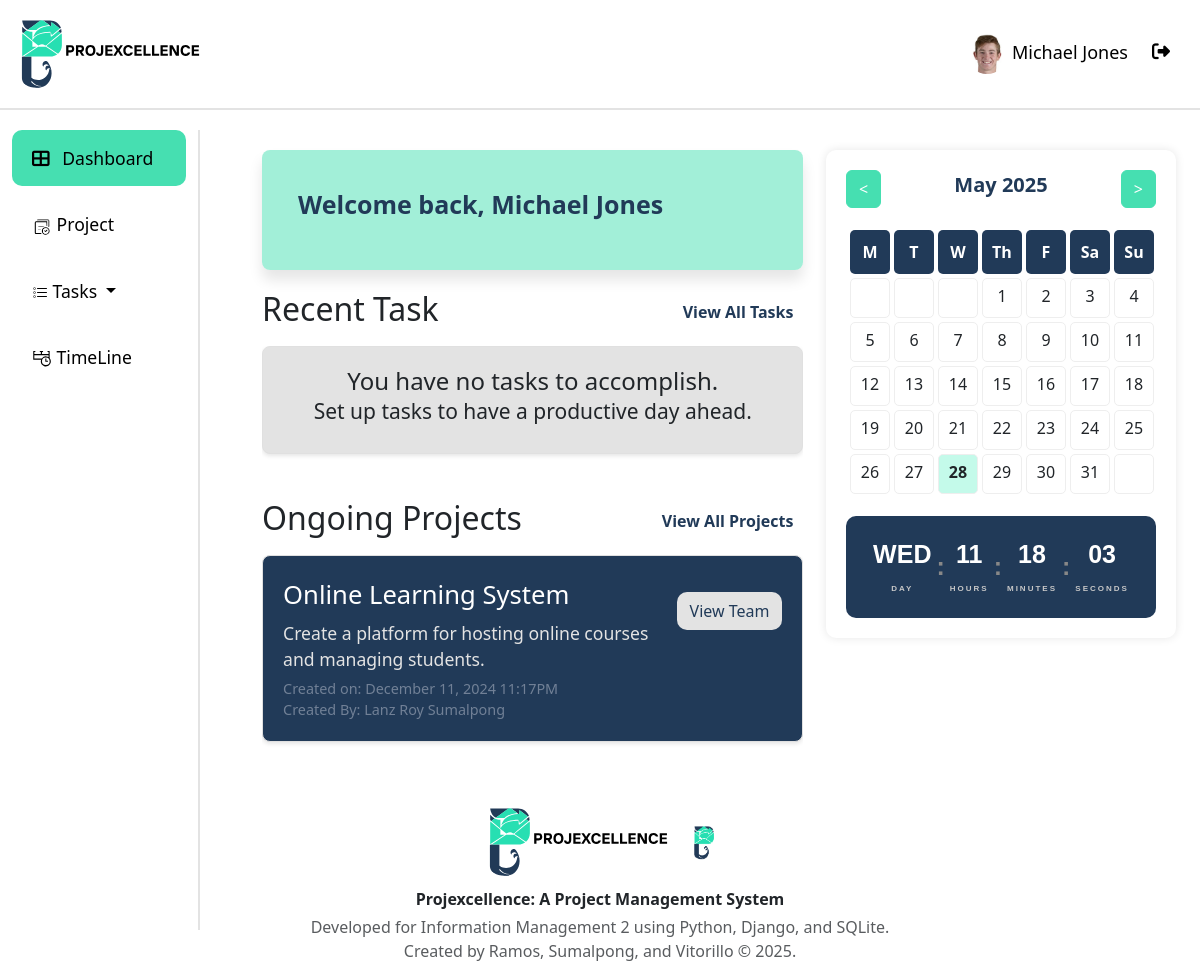
The app's page /dashboard/ (signed in), older data.
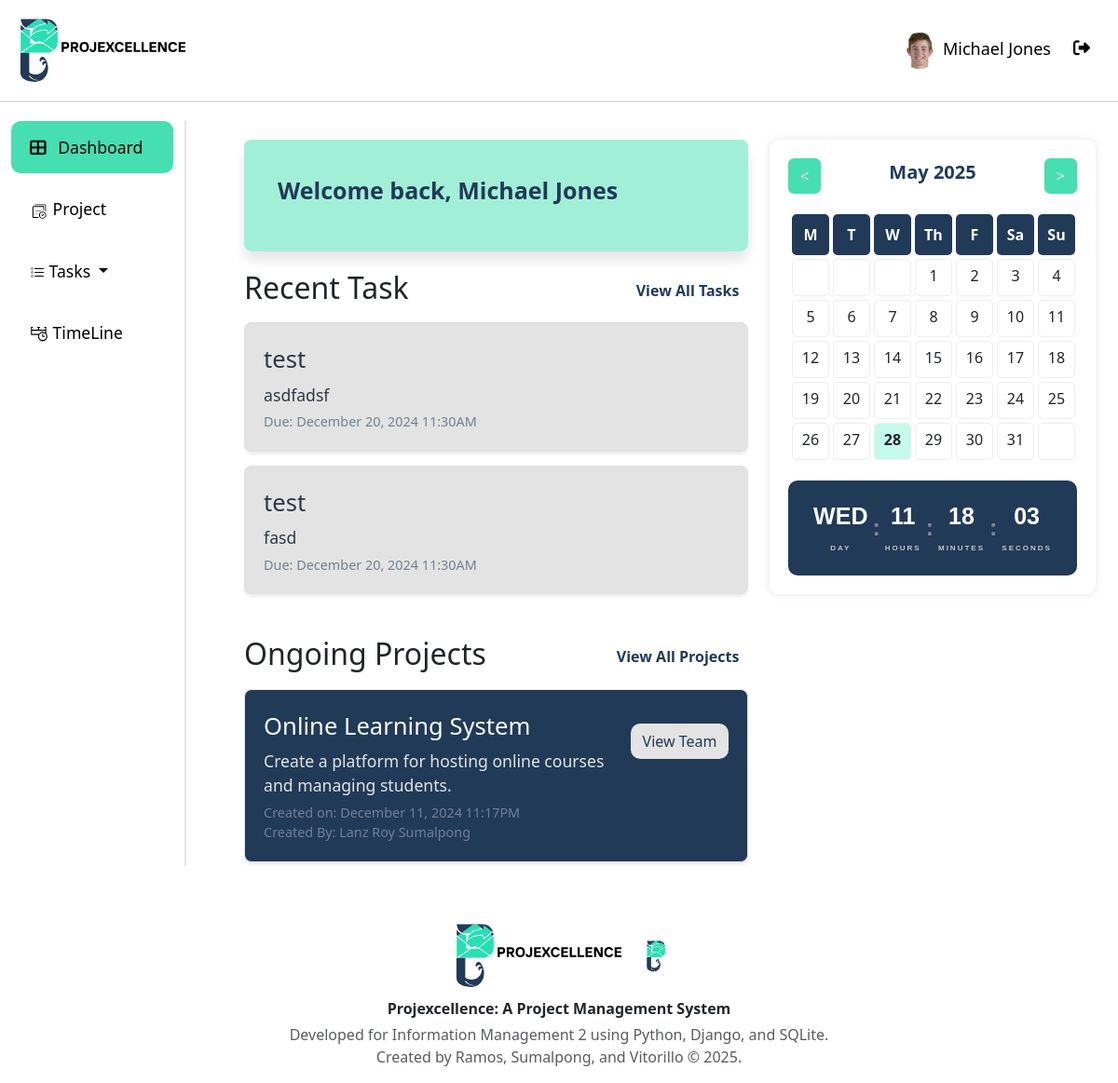
The same page, newer data.
### api/models.py (models this page shows, shortened)
class Project(models.Model):
    project_name = models.CharField(max_length=50)
    description = models.TextField()
    created_by = models.ForeignKey(User, on_delete=models.CASCADE)
    date_created = models.DateTimeField(auto_now_add=True)

class User(AbstractUser):
    username = None  # Remove the username field entirely
    email = models.EmailField(_("email address"), unique=True)
    phone_regex = RegexValidator(
        regex=r"^\+?1?\d{9,15}$",
        message="Phone number must be entered in the format: '+999999999'. Up to 15 digits allowed.",
    )
    isLogout = models.BooleanField(default=True)
    logoutTime = models.DateTimeField(default=timezone.now)
    phone_number = models.CharField(validators=[phone_regex], max_length=17, blank=True)
    profile_path = models.ImageField(null=True, blank=True,upload_to='profile/' )
    groups = models.ManyToManyField(
        "auth.Group",
        verbose_name=_("groups"),
        blank=True,
        related_name="custom_user_set",
        related_query_name="custom_user",
    )
    user_permissions = models.ManyToManyField(
        "auth.Permission",
        verbose_name=_("user permissions"),
        blank=True,
        related_name="custom_user_set",
        related_query_name="custom_user",
    )
    objects = UserManager()
    USERNAME_FIELD = "email"
    REQUIRED_FIELDS = ["first_name", "last_name", "password"]

class Task(models.Model):
    STATUS_CHOICES = [
        ("On-going", "On-going"),
        ("Pending", "Pending"),
        ("Done", "Done"),
    ]
    project_id = models.ForeignKey(Project, on_delete=models.CASCADE)
    task_name = models.CharField(max_length=50)
    description = models.TextField()
    assigned_to = models.ForeignKey( User, on_delete=models.CASCADE, related_name="assigned_tasks" )
    created_by = models.ForeignKey(User, on_delete=models.CASCADE, related_name="created_tasks")
    status = models.CharField(max_length=10, choices=STATUS_CHOICES, default="Pending")
    due_date = models.DateTimeField(default=timezone.now)
    completed = models.BooleanField(default=False)
    isAccepted = models.BooleanField(default=False)
    date_started = models.DateTimeField(null=True, blank=True, default=None)
    created_at = models.DateTimeField(auto_now_add=True)
    updated_at = models.DateTimeField(auto_now=True)

### api/Views/views.py (the view)
# urls.py: path("dashboard/", views.dashboard_view, name="dashboard"),
@login_required
def dashboard_view(request):
    projects = Project.objects.filter(models.Q(created_by=request.user) | models.Q(teammembership__user=request.user)).distinct().order_by("date_created")
    tasks = Task.objects.filter(assigned_to=request.user).order_by("due_date")
    paginator = Paginator(tasks, 2)
    page_number = request.GET.get('page')
    page_obj_task = paginator.get_page(page_number)
    paginator = Paginator(projects, 2)
    page_number = request.GET.get('page')
    page_obj_projects = paginator.get_page(page_number)
    tasks = Task.objects.filter(assigned_to=request.user).order_by("due_date")
    print(f"Number of tasks found: {tasks.count()}")  # Debug print
    current_date = datetime.now(local_timezone)
    year = int(request.GET.get('year', current_date.year))
    month = int(request.GET.get('month', current_date.month))
    current_day = current_date.day
    current_month = current_date.month
    cal = Calendar(firstweekday=0)
    calendar_data = []
    month_days = cal.monthdays2calendar(year, month)
    print(current_date)
    for week in month_days:
        processed_week = []
        for day, weekday in week:
            if day == 0:
                if len(processed_week) == 0:
                    processed_week.append((day, 'prev-month'))
                else:
                    processed_week.append((day, 'next-month'))
            else:
                processed_week.append((day, 'current-month'))
        calendar_data.append(processed_week)
    tasks_by_date = {}
    for task in tasks:
        if task.status != 'Done':
            date_key = (
                (task.due_date + timedelta(days=1)).strftime('%Y-%m-%d')
                if task.due_date
                else 'No Due Date'
            )
            if date_key not in tasks_by_date:
                tasks_by_date[date_key] = []
            tasks_by_date[date_key].append(task)
    for date_key, task_list in tasks_by_date.items():
        print(f"Date: {date_key}, Tasks: {[task.task_name for task in task_list]}")
    context = {
        "projects": page_obj_projects,
        "tasks":page_obj_task,
        'year': year,
        'month': month,
        'month_name': month_name[month],
        'current_day': current_day,
        'current_month': current_month,
        'calendar_data': calendar_data,
        'tasks_by_date': tasks_by_date,
    }
    return render(request, 'dashboard.html', context)

### api/templatetags/custom_filters.py (called while the page is built)
@register.filter
def get_item(dictionary, key):
    return dictionary.get(key)

### api/templates/dashboard.html (shortened to what the changed rows need)
{% extends "base.html" %}
{% load static %}
{% block extra_css %}
{% load crispy_forms_tags %}
{% load custom_filters %}
{% endblock extra_css %}
{% block content %}
    <div class="page_Container">
        <div class="dashboard">
            <div class="task-lists">
                    <div class="rt-header">
                        <h2>Recent Task</h2>
                    </div>
                <div id="tasks-list">
                    {% for task in tasks %}
                    <div class="task-item {% if task.completed %}completed{% endif %}">
                        <div class="d-flex align-items-center" onclick="goToTaskDetails(event, '{% url 'task_details' task.id %}')">
                            <div >
                                <div class="task-title">{{ task.task_name }}</div>
                                <div class="task-description">{{ task.description }}</div>
                                <div class="task-due-date">Due: {{ task.due_date|date:"F j, Y g:iA" }}</div>
                            </div>
                        </div>
                    </div>
                    {% empty %}
                        <div class="task-item">
                            <h4 class="text-center">You have no tasks to accomplish.<br/><small>Set up tasks to have a productive day ahead.</small></h4>
                        </div>
                    {% endfor %}
                </div>
            </div>
            <div class="project-lists">
                <div class="rt-header">
                    <th><h2>Ongoing Projects</h2></th>
                </div>
                <div id="projects-list">
                    {% for project in projects %}
                    <div class="project-item">
                        <div class="project-actions ml-10">
                            <a href="{% url 'team_list' project.id %}" class="btn View-Members mt-3">View Team</a>
                        </div>
                        <div>
                            <div class="project-title">{{ project.project_name }}</div>
                            <div class="project-description">{{ project.description }}</div>
                            <div class="project-due-date">Created on: {{ project.date_created|date:"F j, Y g:iA" }}</div>
                            <div class="project-due-date">Created By: {{ project.created_by.first_name}} {{ project.created_by.last_name}}</div>
                        </div>
                    </div>
                     {% empty %}
                    <div class="project-item">
                        <h4 class="text-center-project">No projects found.<br/><small>Create a project to get started.</small></h4>
                    </div>
                    {% endfor %}
                </div>
            </div>
        </div>
        <div class="side-calendar">
            <div class="calendar">
                <div class="calendar-header">
                    <h2 style="font-size: 20px; color:#213A58; font-weight: bold;">{{ month_name }} {{ year }} </h2>
                </div>
                <div class="calendar-grid">
                    <div class="calendar-day-header">M</div>
                    <div class="calendar-day-header">T</div>
                    <div class="calendar-day-header">W</div>
                    <div class="calendar-day-header">Th</div>
                    <div class="calendar-day-header">F</div>
                    <div class="calendar-day-header">Sa</div>
                    <div class="calendar-day-header">Su</div>
                    {% for week in calendar_data %}
                        {% for day in week %}
                            {% with year_str=year|stringformat:"04d" month_str=month|stringformat:"02d" day_str=day.0|stringformat:"02d" %}
                                {% with date_key=year_str|add:"-"|add:month_str|add:"-"|add:day_str %}
                                    <div class="calendar-day
                                        {% if day.0 == current_day and month == current_month %}current-day{% endif %}
                                        {% if day.1 == 'prev-month' %}prev-month{% endif %}
                                    " {% if tasks_by_date|get_item:date_key %} onclick="goToTeam(event, '{% url 'due_day_task_List' year month day.0 %}') {% endif %}">
                                        {%if day.0 != 0%}
                                            <div>{{ day.0 }}</div>
                                        {% endif %}
                                    </div>
                                {% endwith %}
                            {% endwith %}
                        {% endfor %}
                    {% endfor %}
                </div>
        </div>
    </div>
{% endblock  %}

Row changes from the older to the newer data that the page shows:
added Task: task_name "test", description "asdfadsf", due_date "December 20, 2024 11:30AM"
added Task: task_name "test", description "fasd", due_date "December 20, 2024 11:30AM"
Text that changed along with them:
text no longer shown: "You have no tasks to accomplish. Set up tasks to have a productive day ahead."
